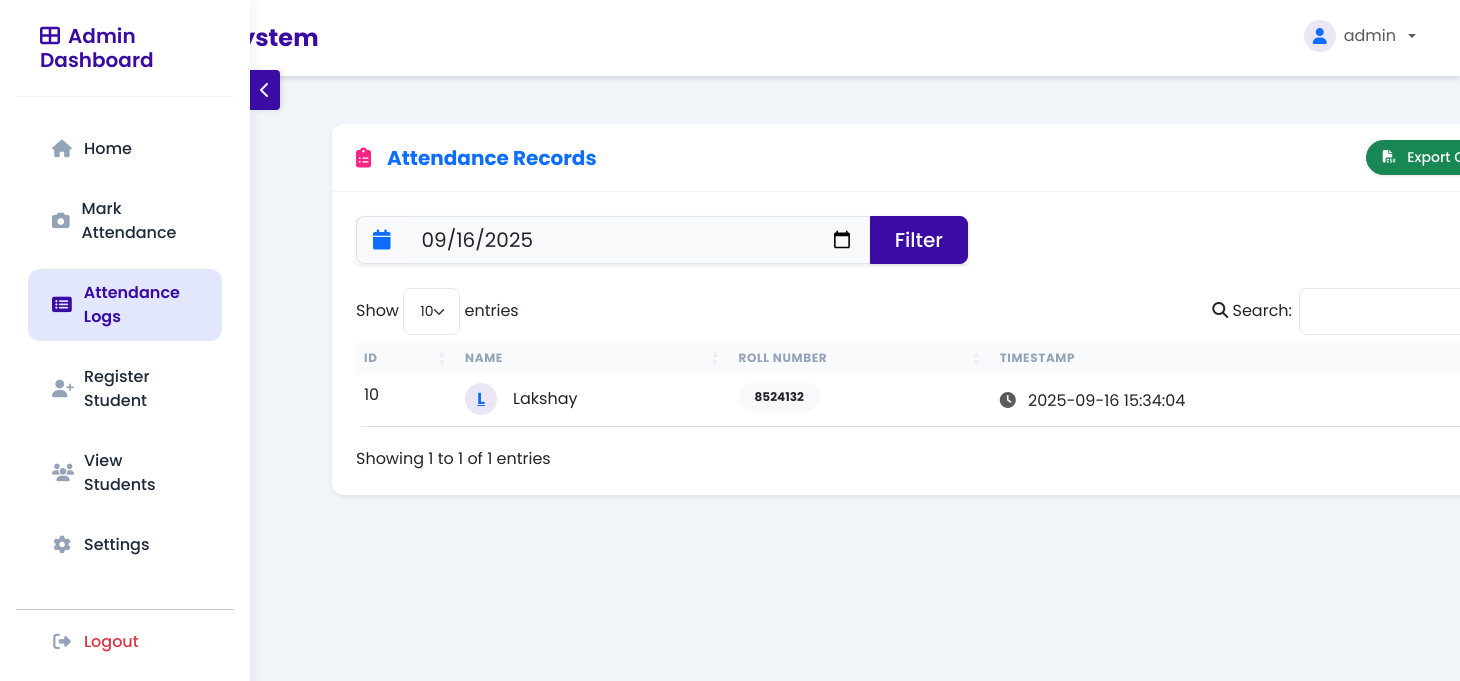
Screenshot of /attendance/logs (signed in) with the database file from the repository.
### tables this page shows
CREATE TABLE attendance (
                    id INTEGER PRIMARY KEY AUTOINCREMENT,
                    student_id INTEGER,
                    timestamp TEXT
                , synced INTEGER DEFAULT 0);

CREATE TABLE students (
                    id INTEGER PRIMARY KEY AUTOINCREMENT,
                    name TEXT,
                    roll TEXT,
                    face_encoding BLOB
                , class TEXT, section TEXT, synced INTEGER DEFAULT 0);

### attendance/routes_attendance.py (the view, shortened to what this page needs)
@attendance_bp.route("/logs")
def view_logs():
    if "admin" not in session:
        return redirect(url_for("admin.login"))
    import datetime
    req_date = request.args.get('date', datetime.date.today().strftime('%Y-%m-%d'))
    conn = get_db_conn()
    c = conn.cursor()
    if req_date:
        c.execute("""
            SELECT a.id, s.name, s.roll, a.timestamp
            FROM attendance a
            JOIN students s ON a.student_id = s.id
            WHERE date(a.timestamp) = ?
            ORDER BY a.timestamp DESC
        """, (req_date,))
    records = c.fetchall()
    conn.close()
    return render_template("attendance.html", records=records, req_date=req_date)

### attendance/routes_attendance.py (called while the page is built)
def get_db_conn():
    return sqlite3.connect(DB_PATH)

### attendance/templates/attendance.html (shortened to what this page needs)
{% extends "base.html" %}
{% block content %}
<div class="container py-4">
    <div class="row mb-4">
        <div class="col-12">
            <div class="card shadow-sm border-0">
                <div class="card-header bg-white d-flex justify-content-between align-items-center py-3">
                    <h5 class="m-0 fw-bold text-primary"><i class="fas fa-clipboard-list me-2"></i>Attendance Records</h5>
                    <div>
                        <a href="{{ url_for('admin.export_csv', date=req_date) }}" class="btn btn-sm btn-success rounded-pill px-3 me-2"><i class="fas fa-file-csv me-1"></i> Export CSV</a>
                    </div>
                </div>
                <div class="card-body p-4">
                    <div class="row mb-4">
                        <div class="col-md-6">
                            <form method="get" class="d-flex">
                                <div class="input-group input-group-lg shadow-sm">
                                    <span class="input-group-text bg-light border-end-0"><i class="fas fa-calendar text-primary"></i></span>
                                    <input type="date" class="form-control bg-light border-start-0" name="date" value="{{ req_date }}" placeholder="YYYY-MM-DD">
                                    <button type="submit" class="btn btn-primary px-4">Filter</button>
                                </div>
                            </form>
                        </div>
                    </div>
                    {% if records %}
                    <div class="table-responsive">
                        <table class="table table-hover" id="attendanceTable">
                            <thead>
                                <tr>
                                    <th class="fw-bold">ID</th>
                                    <th class="fw-bold">Name</th>
                                    <th class="fw-bold">Roll Number</th>
                                    <th class="fw-bold">Timestamp</th>
                                </tr>
                            </thead>
                            <tbody>
                                {% for a in records %}
                                <tr>
                                    <td>{{ a[0] }}</td>
                                    <td>
                                        <div class="d-flex align-items-center">
                                            <a href="#" data-bs-toggle="modal" data-bs-target="#studentPhotoModal{{ a[0] }}" class="me-3">
                                                <div class="avatar-sm bg-primary-soft rounded-circle d-flex align-items-center justify-content-center">
                                                    <span class="fw-bold text-primary">{{ a[1][:1] }}</span>
                                                </div>
                                            </a>
                                            <a href="{{ url_for('attendance.view_student', student_id=a[0]) }}" class="text-decoration-none text-dark">{{ a[1] }}</a>
                                        </div>
                                    </td>
                                    <td><span class="badge bg-light text-dark rounded-pill px-3 py-2">{{ a[2] }}</span></td>
                                    <td>
                                        <div class="d-flex align-items-center justify-content-between">
                                            <div>
                                                <i class="fas fa-clock text-muted me-2"></i>
                                                {{ a[3] }}
                                            </div>
                                        </div>
                                    </td>
                                </tr>
                                {% endfor %}
                            </tbody>
                        </table>
                    </div>
                    {% else %}
                    <div class="alert alert-info d-flex align-items-center">
                        <i class="fas fa-info-circle me-3 fs-4"></i>
                        <div>No attendance records found for the selected date.</div>
                    </div>
                    {% endif %}
                </div>
            </div>
        </div>
    </div>
</div>
{% endblock %}

### attendance/static/css/custom.css (style rules this page uses)
.bg-primary-soft { background-color: rgba(13, 110, 253, 0.1); }
.text-primary { color: #0d6efd !important; }

### attendance/templates/base.html (style rules this page uses)
:root { --primary-color: #3a0ca3; --primary-light: #4361ee; --secondary-color: #4cc9f0; --accent-color: #f72585; --success-color: #4ade80; --warning-color: #fbbf24; --danger-color: #f43f5e; --dark-color: #1e293b; --light-color: #f8fafc; --gray-color: #94a3b8; --primary-soft: rgba(58, 12, 163, 0.1); --success-soft: rgba(74, 222, 128, 0.1); --info-soft: rgba(76, 201, 240, 0.1); --warning-soft: rgba(251, 191, 36, 0.1); --danger-soft: rgba(244, 63, 94, 0.1); }
body { background-color: #f1f5f9; font-family: 'Poppins', sans-serif; color: var(--dark-color); }
.card { border: none; border-radius: 0.75rem; box-shadow: 0 4px 6px -1px rgba(0, 0, 0, 0.1), 0 2px 4px -1px rgba(0, 0, 0, 0.06); overflow: hidden; transition: transform 0.2s, box-shadow 0.2s; margin-bottom: 1.5rem; }
.card-header { background-color: white; border-bottom: 1px solid rgba(0, 0, 0, 0.05); padding: 1.25rem 1.5rem; }
.card-header h5 { margin: 0; font-weight: 600; color: var(--primary-color); display: flex; align-items: center; gap: 0.5rem; }
.card-header h5 i { color: var(--accent-color); }
.card-body { padding: 1.5rem; }
.btn { border-radius: 0.5rem; font-weight: 500; padding: 0.5rem 1.25rem; display: inline-flex; align-items: center; gap: 0.5rem; transition: all 0.2s; box-shadow: 0 1px 3px rgba(0, 0, 0, 0.1); }
.btn-sm { padding: 0.375rem 0.75rem; font-size: 0.875rem; }
.btn i { font-size: 0.9em; }
.btn-primary { background-color: var(--primary-color); border-color: var(--primary-color); }
.table { border-radius: 0.5rem; overflow: hidden; }
.table thead th { background-color: #f8fafc; border-bottom: none; font-weight: 600; text-transform: uppercase; font-size: 0.75rem; letter-spacing: 0.05em; color: var(--gray-color); }
.form-control, .form-select { border-radius: 0.5rem; padding: 0.75rem 1rem; border: 1px solid #e2e8f0; }
.avatar-sm { width: 32px; height: 32px; }
.bg-primary-soft { background-color: var(--primary-soft); }

### rows the page displays
attendance: id "10", name "L", name "Lakshay", roll "8524132", timestamp "2025-09-16 15:34:04"

### other values shown
{{ session.get('admin') }} "admin"
